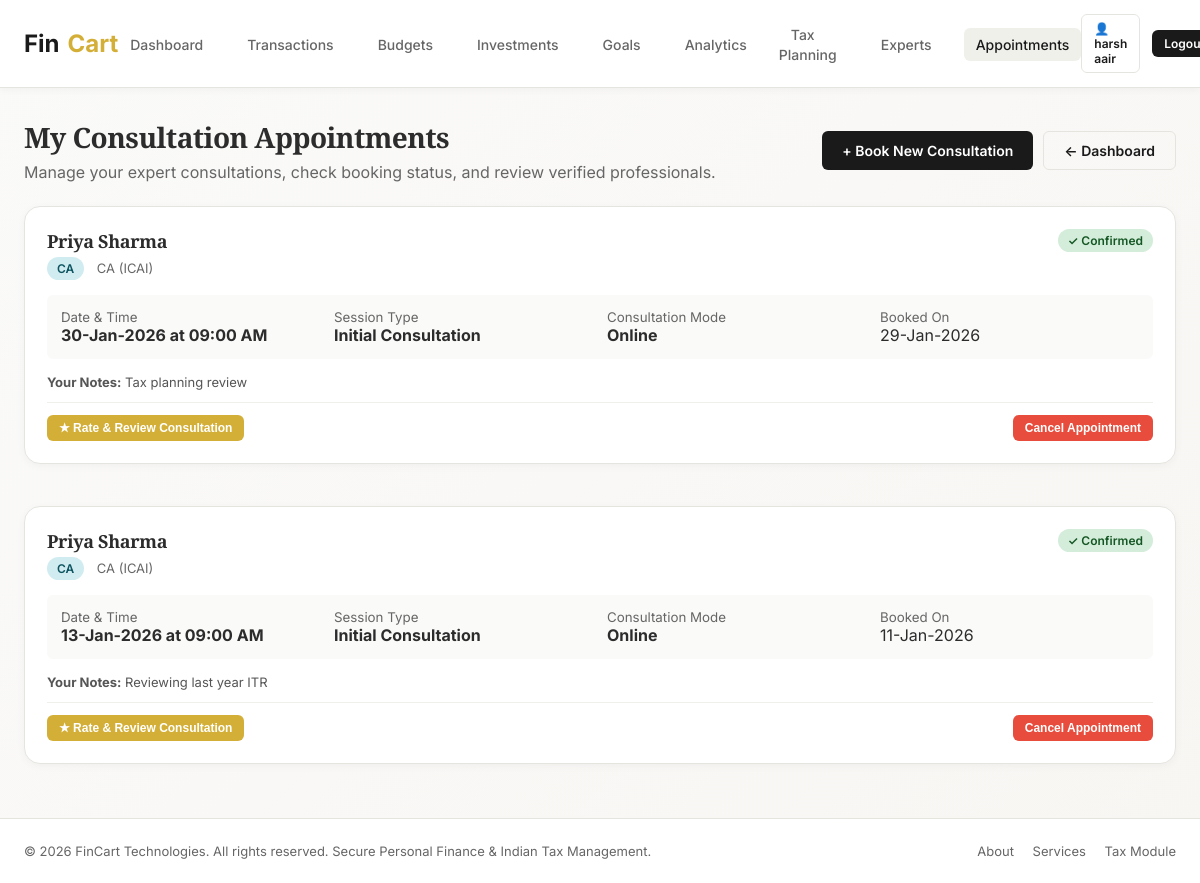
Screenshot of /my_appointments.php (signed in) with the database file from the repository.
### tables this page shows
CREATE TABLE IF NOT EXISTS `appointments` (
  `id` int NOT NULL AUTO_INCREMENT,
  `professional_id` int NOT NULL,
  `user_id` int NOT NULL,
  `appointment_date` date NOT NULL,
  `appointment_time` time NOT NULL,
  `consultation_type` varchar(50) DEFAULT NULL,
  `consultation_mode` varchar(50) DEFAULT 'online',
  `notes` text,
  `status` varchar(20) DEFAULT 'pending',
  `rejection_reason` text,
  `created_at` timestamp NULL DEFAULT CURRENT_TIMESTAMP,
  PRIMARY KEY (`id`),
  KEY `professional_id` (`professional_id`),
  KEY `user_id` (`user_id`),
  CONSTRAINT `fk_apt_prof` FOREIGN KEY (`professional_id`) REFERENCES `professionals` (`id`) ON DELETE CASCADE,
  CONSTRAINT `fk_apt_user` FOREIGN KEY (`user_id`) REFERENCES `users` (`id`) ON DELETE CASCADE
);

CREATE TABLE IF NOT EXISTS `professionals` (
  `id` int NOT NULL AUTO_INCREMENT,
  `user_id` int DEFAULT NULL,
  `professional_type` varchar(50) NOT NULL,
  `name` varchar(100) NOT NULL,
  `qualification` varchar(100) DEFAULT NULL,
  `experience_years` int DEFAULT NULL,
  `specialization` varchar(100) DEFAULT NULL,
  `bio` text,
  `phone` varchar(20) DEFAULT NULL,
  `email` varchar(100) DEFAULT NULL,
  `address` text,
  `city` varchar(50) DEFAULT NULL,
  `state` varchar(50) DEFAULT NULL,
  `languages` varchar(200) DEFAULT NULL,
  `consultation_fee` decimal(15,2) DEFAULT NULL,
  `status` varchar(20) DEFAULT 'active',
  `created_at` timestamp NULL DEFAULT CURRENT_TIMESTAMP,
  PRIMARY KEY (`id`),
  UNIQUE KEY `user_id` (`user_id`),
  CONSTRAINT `fk_prof_user` FOREIGN KEY (`user_id`) REFERENCES `users` (`id`) ON DELETE SET NULL
);

### my_appointments.php (the view, shortened to what this page needs)
<?php
include 'db.php';
$user_id = $_SESSION['user_id'];
$stmt = $conn->prepare("
    SELECT a.*, p.name as professional_name, p.professional_type, p.qualification, p.phone as prof_phone,
           r.rating as user_rating, r.review_text as user_review
    FROM appointments a
    JOIN professionals p ON a.professional_id = p.id
    LEFT JOIN professional_ratings r ON r.appointment_id = a.id AND r.user_id = a.user_id
    WHERE a.user_id = ?
    ORDER BY a.appointment_date DESC, a.appointment_time DESC
");
$stmt->bind_param('i', $user_id);
$stmt->execute();
$appointments = $stmt->get_result();
include "includes/header.php";
include "includes/navbar.php";
?>
<div class="main-content">
    <div style="display: flex; justify-content: space-between; align-items: center; margin-bottom: 24px; flex-wrap: wrap; gap: 15px;">
        <div>
            <h1 style="font-size: 28px; margin-bottom: 6px;">My Consultation Appointments</h1>
            <p style="color: var(--text-muted);">Manage your expert consultations, check booking status, and review verified professionals.</p>
        </div>
        <div style="display: flex; gap: 10px;">
            <a href="professionals.php" class="btn btn-primary">+ Book New Consultation</a>
            <a href="dashboard.php" class="btn btn-secondary">&larr; Dashboard</a>
        </div>
    </div>
    <?php if ($appointments->num_rows > 0): ?>
        <div style="display: grid; gap: 18px;">
            <?php while ($apt = $appointments->fetch_assoc()): ?>
                <div class="card" style="padding: 22px;">
                    <div style="display: flex; justify-content: space-between; align-items: flex-start; margin-bottom: 15px; flex-wrap: wrap; gap: 10px;">
                        <div>
                            <h3 style="font-size: 18px; margin-bottom: 4px;"><?php echo htmlspecialchars($apt['professional_name']); ?></h3>
                            <span class="badge badge-info"><?php echo htmlspecialchars($apt['professional_type']); ?></span>
                            <span style="color: #666; font-size: 13px; margin-left: 8px;"><?php echo htmlspecialchars($apt['qualification'] ?? ''); ?></span>
                        </div>
                        <div>
                            <?php
                            $st = strtolower($apt['status']);
                            if ($st === 'confirmed') echo '<span class="badge badge-success">&#10003; Confirmed</span>';
                            elseif ($st === 'pending') echo '<span class="badge badge-warning">&#9203; Pending Approval</span>';
                            elseif ($st === 'cancelled') echo '<span class="badge badge-danger">Cancelled</span>';
                            elseif ($st === 'rejected') echo '<span class="badge badge-danger">Declined</span>';
                            else echo '<span class="badge badge-info">' . ucfirst($st) . '</span>';
                            ?>
                        </div>
                    </div>
                    <div style="display: grid; grid-template-columns: repeat(auto-fit, minmax(180px, 1fr)); gap: 14px; background: var(--off-white); padding: 14px; border-radius: var(--radius-sm); margin-bottom: 15px;">
                        <div>
                            <small style="color: var(--text-muted); display: block;">Date & Time</small>
                            <strong><?php echo date('d-M-Y', strtotime($apt['appointment_date'])); ?> at <?php echo date('h:i A', strtotime($apt['appointment_time'])); ?></strong>
                        </div>
                        <div>
                            <small style="color: var(--text-muted); display: block;">Session Type</small>
                            <strong><?php echo htmlspecialchars($apt['consultation_type']); ?></strong>
                        </div>
                        <div>
                            <small style="color: var(--text-muted); display: block;">Consultation Mode</small>
                            <strong><?php echo htmlspecialchars(ucfirst($apt['consultation_mode'] ?? 'online')); ?></strong>
                        </div>
                        <div>
                            <small style="color: var(--text-muted); display: block;">Booked On</small>
                            <span><?php echo date('d-M-Y', strtotime($apt['created_at'])); ?></span>
                        </div>
                    </div>
                    <?php if (!empty($apt['notes'])): ?>
                        <p style="font-size: 13px; color: #555; margin-bottom: 12px;">
                            <strong>Your Notes:</strong> <?php echo htmlspecialchars($apt['notes']); ?>
                        </p>
                    <?php endif; ?>
                    <div style="display: flex; justify-content: space-between; align-items: center; border-top: 1px solid var(--border-light); padding-top: 12px; flex-wrap: wrap; gap: 10px;">
                        <div>
                            <?php if ($apt['status'] === 'confirmed'): ?>
                                <?php if (!empty($apt['user_rating'])): ?>
                                    <div style="font-size: 14px; color: #f39c12;">
                                        <?php echo str_repeat('★', (int)$apt['user_rating']) . str_repeat('☆', 5 - (int)$apt['user_rating']); ?>
                                        <span style="color: #444; font-size: 13px; margin-left: 6px;">Your Rating (<?php echo (int)$apt['user_rating']; ?>/5)</span>
                                        <?php if (!empty($apt['user_review'])): ?>
                                            <div style="font-size: 12px; color: #666; font-style: italic; margin-top: 3px;">
                                                "<?php echo htmlspecialchars($apt['user_review']); ?>"
                                            </div>
                                        <?php endif; ?>
                                    </div>
                                <?php else: ?>
                                    <button
                                        type="button"
                                        class="btn btn-accent btn-sm"
                                        onclick="openReviewModal(<?php echo (int)$apt['id']; ?>, <?php echo (int)$apt['professional_id']; ?>, '<?php echo addslashes($apt['professional_name']); ?>')">
                                        ★ Rate & Review Consultation
                                    </button>
                                <?php endif; ?>
                            <?php endif; ?>
                        </div>
                        <div>
                            <?php if (!in_array($apt['status'], ['cancelled', 'rejected'])): ?>
                                <form method="POST" action="cancel_appointment.php" onsubmit="return confirm('Are you sure you want to cancel this appointment?');" style="display: inline;">
                                    <button type="submit" class="btn btn-danger btn-sm">Cancel Appointment</button>
                                </form>
                            <?php else: ?>
                                <a href="booking.php?professional_id=<?php echo (int)$apt['professional_id']; ?>" class="btn btn-secondary btn-sm">Book Again</a>
                            <?php endif; ?>
                        </div>
                    </div>
                </div>
            <?php endwhile; ?>
        </div>
    <?php endif; ?>
</div>
<?php include "includes/footer.php"; ?>

### assets/css/main.css (style rules this page uses)
:root { --primary: #1a1a1a; --primary-light: #2c2c2c; --secondary: #f8f6f3; --accent: #d4af37; --accent-hover: #b8972e; --accent-light: #f5eedb; --text-dark: #2c2c2c; --text-muted: #666666; --text-light: #999999; --white: #ffffff; --off-white: #fafaf9; --border-color: #e5e5e0; --border-light: #f0f0eb; --success: #27ae60; --success-bg: #d4edda; --success-border: #c3e6cb; --danger: #e74c3c; --danger-bg: #f8d7da; --danger-border: #f5c6cb; --warning: #f39c12; --warning-bg: #fff3cd; --warning-border: #ffeeba; --info: #3498db; --info-bg: #d1ecf1; --info-border: #bee5eb; --radius-sm: 6px; --radius-md: 10px; --radius-lg: 16px; --shadow-sm: 0 2px 8px rgba(0, 0, 0, 0.04); --shadow-md: 0 4px 20px rgba(0, 0, 0, 0.08); --shadow-lg: 0 8px 30px rgba(0, 0, 0, 0.12); --transition: all 0.25s ease; }
* { margin: 0; padding: 0; box-sizing: border-box; }
body { font-family: 'Inter', -apple-system, BlinkMacSystemFont, 'Segoe UI', Roboto, sans-serif; background: linear-gradient(135deg, var(--off-white) 0%, var(--secondary) 100%); color: var(--text-dark); min-height: 100vh; display: flex; flex-direction: column; }
h1, h2, h3, h4, .brand-font { font-family: 'Playfair Display', Georgia, serif; font-weight: 700; letter-spacing: -0.02em; }
.btn { display: inline-flex; align-items: center; justify-content: center; gap: 8px; padding: 10px 20px; border-radius: var(--radius-sm); font-size: 14px; font-weight: 600; cursor: pointer; text-decoration: none; border: none; transition: var(--transition); }
.btn-primary { background: var(--primary); color: var(--white) !important; }
.btn-secondary { background: transparent; color: var(--primary); border: 1px solid var(--border-color); }
.btn-accent { background: var(--accent); color: var(--white) !important; }
.btn-danger { background: var(--danger); color: var(--white) !important; }
.btn-sm { padding: 6px 12px; font-size: 12px; }
.main-content { flex: 1; max-width: 1240px; width: 100%; margin: 30px auto; padding: 0 24px; }
.card { background: var(--white); border: 1px solid var(--border-color); border-radius: var(--radius-lg); padding: 28px; box-shadow: var(--shadow-sm); transition: var(--transition); margin-bottom: 24px; }
.badge { display: inline-block; padding: 4px 10px; border-radius: 20px; font-size: 12px; font-weight: 600; }
.badge-success { background: var(--success-bg); color: #155724; }
.badge-info { background: var(--info-bg); color: #0c5460; }

### rows the page displays
appointments: professional.name "Priya Sharma", professional.professional_type "CA", professional.qualification "CA (ICAI)", status "✓ Confirmed", appointment_date "30-Jan-2026", appointment_time "09:00 AM", consultation_type "Initial Consultation", consultation_mode "Online", created_at "29-Jan-2026", notes "Tax planning review"
appointments: professional.name "Priya Sharma", professional.professional_type "CA", professional.qualification "CA (ICAI)", status "✓ Confirmed", appointment_date "13-Jan-2026", appointment_time "09:00 AM", consultation_type "Initial Consultation", consultation_mode "Online", created_at "11-Jan-2026", notes "Reviewing last year ITR"

### other values shown
$user_display_name "harsh aair"
